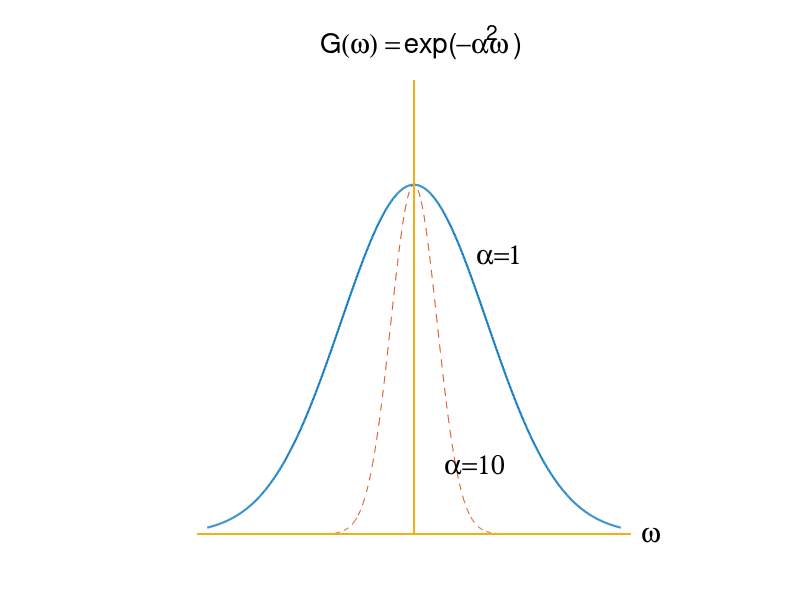

MATLAB code for this plot:
x=(-2:1/200:2);
y=exp(-x.*x);
plot(x,y,'linewidth',1.5)
axis off
hold on

x=(-1:1/200:1);
y=exp(-10.*x.*x);
plot(x,y,'linestyle','--')

q=[0 0];
r=[0 1.3];
line(q,r,'linewidth',1.5)


q=[-2.1 2.1];
r=[0 0];
line(q,r,'linewidth',1.5)

text(0.3,0.2,'a=10','fontname','symbol','fontweight','bold','fontsize',20)
text(0.6,0.8,'a=1','fontname','symbol','fontweight','bold','fontsize',20)
text(-0.7,1.4,'(w) =        -aw','fontname','symbol','fontweight','bold','fontsize',20)
text(-.9,1.4,'G         exp(        )','fontsize',20)

text(0.7,1.44,'2','fontsize',15)

text(2.2,0,'w','fontname','symbol','fontweight','bold','fontsize',20)





hold off
